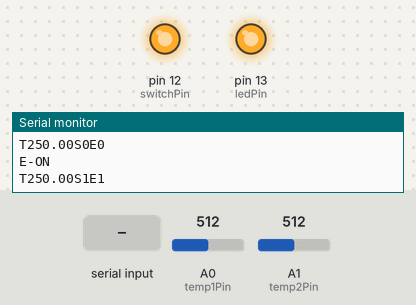
The sketch below on a simulated Arduino Uno, built with avr-gcc and run on an emulated ATmega328P. Parts: output pins drawn as LEDs (lit = HIGH), the last lines printed to the serial monitor. The test bench sets the inputs (shaded band); at power-on: A0 (temp1Pin) = 512, A1 (temp2Pin) = 512.

Above: at 2.2 s.
2.3 s: A0 (temp1Pin) set to 109
4.4 s: A0 (temp1Pin) set to 94
At 6.6 s:
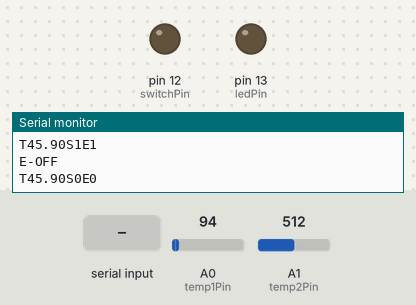
6.9 s: "1" received over Serial
At 7.8 s:
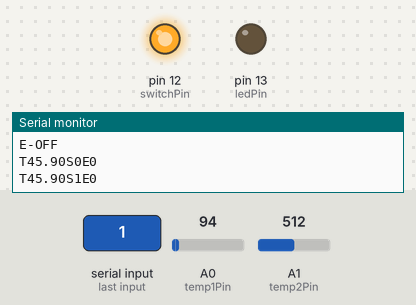
8.4 s: "0" received over Serial
At 9.0 s:
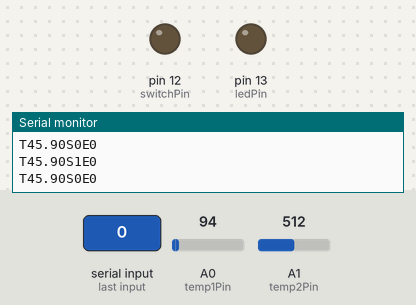
9.9 s: A0 (temp1Pin) set to 122
At 12.2 s:
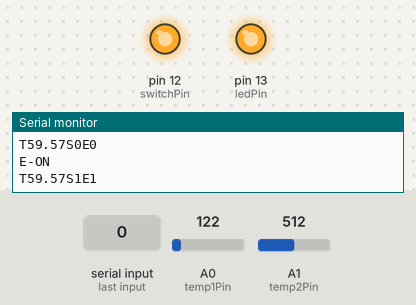
Timing chart, 0 to 13.4 s (numbered marks = the images above; inputs shaded):
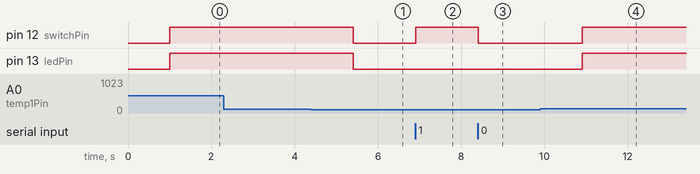

Measured:
- the behaviour switches between 103 and 102 on A0 (temp1Pin) (found by bisection; images 0 and 1)
- after the input at 4.4 s, pin 12 (switchPin), pin 13 (ledPin): HIGH → LOW after 1.0 s
- after the input at 6.9 s, pin 12 (switchPin): LOW → HIGH at once
- after the input at 8.4 s, pin 12 (switchPin): HIGH → LOW at once
- after the input at 9.9 s, pin 12 (switchPin), pin 13 (ledPin): LOW → HIGH after 1.0 s

The sketch:

klimaArduino.ino
```cpp
float temp1C;
float temp2C;
int temp1Pin = A0;
int temp2Pin = A1;
int switchPin= 12;
int ledPin=13;
boolean emergency=false;
boolean switchON=false;
int count=10;
String status;

// the setup routine runs once when you press reset:
void setup() {
  // initialize the digital pin as an output.
  pinMode(switchPin, OUTPUT);
  pinMode(ledPin, OUTPUT);
  Serial.begin(9600);
  delay(1000);
}

// the loop routine runs over and over again forever:
void loop() {

  count++;

  if (count>10) {
    count=0;
    temp1C = getTemp(temp1Pin);
    temp2C = getTemp(temp2Pin);

    Serial.print("T");
    Serial.print(temp1C);
    if (switchON) {
      Serial.print("S1");
    } else {
      Serial.print("S0");
    }
    if (emergency==true) {
      Serial.println("E1");
    } else {
      Serial.println("E0");
    }

  }

  if (temp1C > 50 && switchON==false) {
    digitalWrite(switchPin, HIGH);
    Serial.println("E-ON");
    emergency=true;
    switchON=true;
    digitalWrite(ledPin,HIGH);
  }

  if (emergency==true && temp1C < 50) {
    digitalWrite(switchPin, LOW);
    Serial.println("E-OFF");
    emergency=false;
    switchON=false;
    digitalWrite(ledPin,LOW);
  }

  delay(100);
  if (Serial.available() > 0) {
    char inputData=Serial.read();
    if (inputData=='1') {
      digitalWrite(switchPin, HIGH);
      switchON=true;
    } else if (inputData=='0') {
      if (emergency == false) {
        digitalWrite(switchPin, LOW);
        switchON=false;
      }
    }
  }
}

float getTemp(int pin) {
  float temp=analogRead(pin);
  return  (5.0 * temp * 100.0)/1024.0;  //convert the analog data to temperature
}
```
